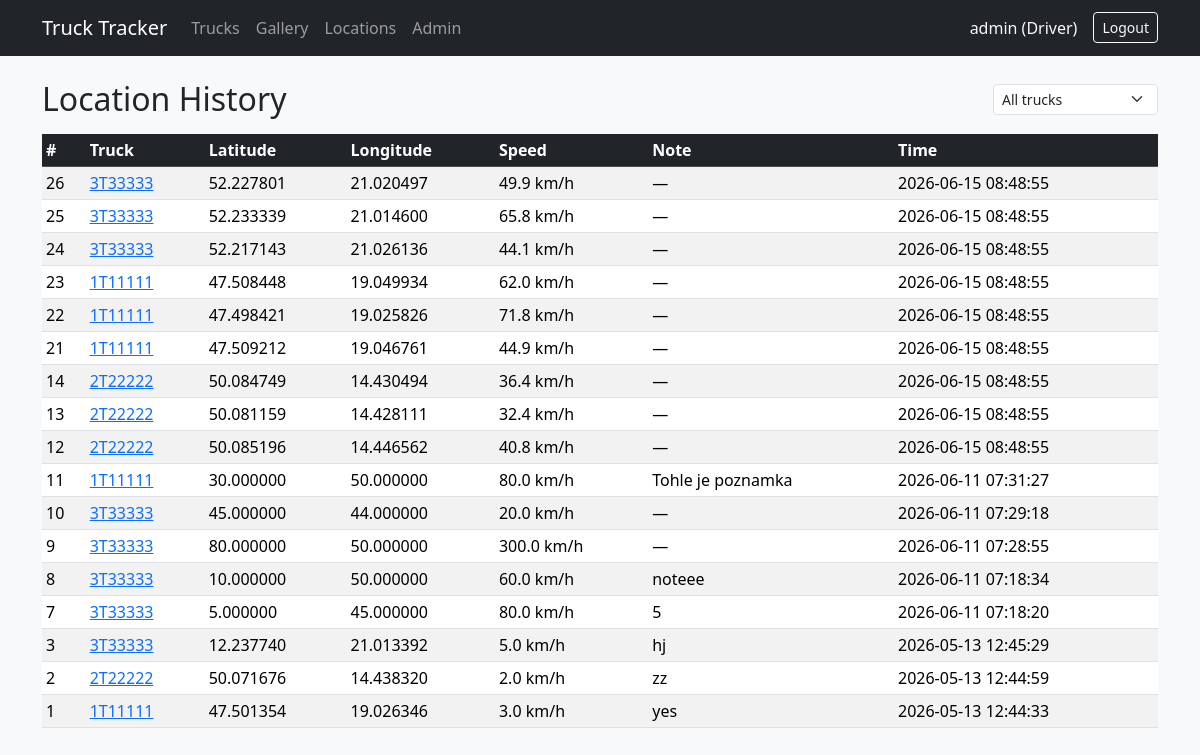
The page /locations/ (signed in) on the database its author committed.
### accounts/models.py (models this page shows, shortened)
class User(AbstractUser):
    class Role(models.TextChoices):
        ADMIN = 'admin', 'Admin'
        DRIVER = 'driver', 'Driver'
    role = models.CharField(max_length=10, choices=Role.choices, default=Role.DRIVER)

### tracking/models.py (models this page shows, shortened)
class Location(models.Model):
    truck = models.ForeignKey(
        Truck,
        on_delete=models.CASCADE,
        related_name='locations',
    )
    latitude = models.DecimalField(max_digits=9, decimal_places=6)
    longitude = models.DecimalField(max_digits=9, decimal_places=6)
    speed = models.FloatField(null=True, blank=True)
    note = models.CharField(max_length=255, blank=True, default='')
    recorded_at = models.DateTimeField(auto_now_add=True)
    class Meta:
        ordering = ['-recorded_at']
        indexes = [
            models.Index(fields=['truck', '-recorded_at']),
        ]

class Truck(models.Model):
    plate_number = models.CharField(max_length=8, unique=True, validators=[MinLengthValidator(5)])
    description = models.TextField(blank=True, default='')
    driver = models.ForeignKey(
        settings.AUTH_USER_MODEL,
        on_delete=models.SET_NULL,
        null=True,
        blank=True,
        related_name='trucks',
    )
    is_active = models.BooleanField(default=True)
    created_at = models.DateTimeField(auto_now_add=True)
    updated_at = models.DateTimeField(auto_now=True)
    class Meta:
        ordering = ['-created_at']

### tracking/views.py (the view)
# urls.py: path('locations/', views.LocationListView.as_view(), name='location_list'),
class LocationListView(LoginRequiredMixin, ListView):
    model = Location
    template_name = 'tracking/location_list.html'
    context_object_name = 'locations'
    paginate_by = 50
    def get_queryset(self):
        qs = Location.objects.select_related('truck__driver').all()
        if self.request.user.role == 'driver':
            qs = qs.filter(truck__driver=self.request.user)
        truck_id = self.request.GET.get('truck')
        if truck_id:
            qs = qs.filter(truck_id=truck_id)
        return qs
    def get_context_data(self, **kwargs):
        context = super().get_context_data(**kwargs)
        trucks = Truck.objects.select_related('driver').all()
        if self.request.user.role == 'driver':
            trucks = trucks.filter(driver=self.request.user)
        context['trucks'] = trucks
        context['selected_truck'] = self.request.GET.get('truck', '')
        return context

### tracking/templates/tracking/location_list.html (shortened to what this page needs)
{% extends 'base.html' %}
{% block content %}
<div class="d-flex flex-wrap justify-content-between align-items-center mb-3 gap-2">
    <h2 class="mb-0">Location History</h2>
    <form method="get" class="d-flex gap-2 align-items-center">
        <select name="truck" class="form-select form-select-sm" onchange="this.form.submit()">
            <option value="">All trucks</option>
        </select>
    </form>
</div>
{% if locations %}
    <div class="table-responsive">
        <table class="table table-sm table-hover table-striped">
            <thead class="table-dark">
                <tr>
                    <th>#</th>
                    <th>Truck</th>
                    <th>Latitude</th>
                    <th>Longitude</th>
                    <th>Speed</th>
                    <th>Note</th>
                    <th>Time</th>
                </tr>
            </thead>
            <tbody>
                {% for loc in locations %}
                    <tr>
                        <td>{{ loc.id }}</td>
                        <td><a href="{% url 'truck_detail' loc.truck.id %}">{{ loc.truck.plate_number }}</a></td>
                        <td>{{ loc.latitude|floatformat:6 }}</td>
                        <td>{{ loc.longitude|floatformat:6 }}</td>
                        <td>{{ loc.speed|default:'—' }}{% if loc.speed %} km/h{% endif %}</td>
                        <td>{{ loc.note|default:'—' }}</td>
                        <td>{{ loc.recorded_at|date:'Y-m-d H:i:s' }}</td>
                    </tr>
                {% endfor %}
            </tbody>
        </table>
    </div>
{% else %}
    <div class="alert alert-info">No location records found.</div>
{% endif %}
{% endblock %}

### templates/base.html (shortened to what this page needs)
{% load static %}
<!DOCTYPE html>
<html lang="en">
<head>
    <link href="https://cdn.jsdelivr.net/npm/bootstrap@5.3.3/dist/css/bootstrap.min.css" rel="stylesheet">
    <link rel="stylesheet" href="https://unpkg.com/leaflet@1.9.4/dist/leaflet.css" />
    <link rel="stylesheet" href="{% static 'tracking/style.css' %}">
</head>
<body class="bg-light">
    <nav class="navbar navbar-expand-lg navbar-dark bg-dark mb-4">
        <div class="container">
            <a class="navbar-brand" href="{% url 'truck_list' %}">Truck Tracker</a>
            <div class="navbar-nav me-auto">
                <a class="nav-link" href="{% url 'truck_list' %}">Trucks</a>
                <a class="nav-link" href="{% url 'truck_gallery' %}">Gallery</a>
                <a class="nav-link" href="{% url 'location_list' %}">Locations</a>
                {% if user.is_authenticated and user.is_staff %}
                    <a class="nav-link" href="{% url 'admin:index' %}">Admin</a>
                {% endif %}
            </div>
            <div class="navbar-nav ms-auto">
                {% if user.is_authenticated %}
                    <span class="nav-item nav-link text-light">{{ user.username }} ({{ user.get_role_display }})</span>
                    <form method="post" action="{% url 'logout' %}" class="d-inline">
                        <button type="submit" class="btn btn-outline-light btn-sm nav-item ms-2 mt-1">Logout</button>
                    </form>
                {% else %}
                    <a class="nav-link" href="{% url 'login' %}">Login</a>
                {% endif %}
            </div>
        </div>
    </nav>
    <div class="container">
        <div id="toast-container" class="toast-container position-fixed top-0 end-0 p-3"></div>
        {% block content %}{% endblock %}
    </div>
</body>
</html>

### rows shown on the page
User: username "admin", role "Driver"
Location: id "26", truck.plate_number "3T33333", latitude "52.227801", longitude "21.020497", speed "49.9", shows "km/h", note "—", recorded_at "2026-06-15 08:48:55"
Location: id "25", truck.plate_number "3T33333", latitude "52.233339", longitude "21.014600", speed "65.8", shows "km/h", note "—", recorded_at "2026-06-15 08:48:55"
Location: id "24", truck.plate_number "3T33333", latitude "52.217143", longitude "21.026136", speed "44.1", shows "km/h", note "—", recorded_at "2026-06-15 08:48:55"
Location: id "23", truck.plate_number "1T11111", latitude "47.508448", longitude "19.049934", speed "62.0", shows "km/h", note "—", recorded_at "2026-06-15 08:48:55"
Location: id "22", truck.plate_number "1T11111", latitude "47.498421", longitude "19.025826", speed "71.8", shows "km/h", note "—", recorded_at "2026-06-15 08:48:55"
Location: id "21", truck.plate_number "1T11111", latitude "47.509212", longitude "19.046761", speed "44.9", shows "km/h", note "—", recorded_at "2026-06-15 08:48:55"
Location: id "14", truck.plate_number "2T22222", latitude "50.084749", longitude "14.430494", speed "36.4", shows "km/h", note "—", recorded_at "2026-06-15 08:48:55"
Location: id "13", truck.plate_number "2T22222", latitude "50.081159", longitude "14.428111", speed "32.4", shows "km/h", note "—", recorded_at "2026-06-15 08:48:55"
Location: id "12", truck.plate_number "2T22222", latitude "50.085196", longitude "14.446562", speed "40.8", shows "km/h", note "—", recorded_at "2026-06-15 08:48:55"
Location: id "11", truck.plate_number "1T11111", latitude "30.000000", longitude "50.000000", speed "80.0", shows "km/h", note "Tohle je poznamka", recorded_at "2026-06-11 07:31:27"
Location: id "10", truck.plate_number "3T33333", latitude "45.000000", longitude "44.000000", speed "20.0", shows "km/h", note "—", recorded_at "2026-06-11 07:29:18"
Location: id "9", truck.plate_number "3T33333", latitude "80.000000", longitude "50.000000", speed "300.0", shows "km/h", note "—", recorded_at "2026-06-11 07:28:55"
Location: id "8", truck.plate_number "3T33333", latitude "10.000000", longitude "50.000000", speed "60.0", shows "km/h", note "noteee", recorded_at "2026-06-11 07:18:34"
Location: id "7", truck.plate_number "3T33333", latitude "5.000000", longitude "45.000000", speed "80.0", shows "km/h", note "5", recorded_at "2026-06-11 07:18:20"
Location: id "3", truck.plate_number "3T33333", latitude "12.237740", longitude "21.013392", speed "5.0", shows "km/h", note "hj", recorded_at "2026-05-13 12:45:29"
Location: id "2", truck.plate_number "2T22222", latitude "50.071676", longitude "14.438320", speed "2.0", shows "km/h", note "zz", recorded_at "2026-05-13 12:44:59"
Location: id "1", truck.plate_number "1T11111", latitude "47.501354", longitude "19.026346", speed "3.0", shows "km/h", note "yes", recorded_at "2026-05-13 12:44:33"
